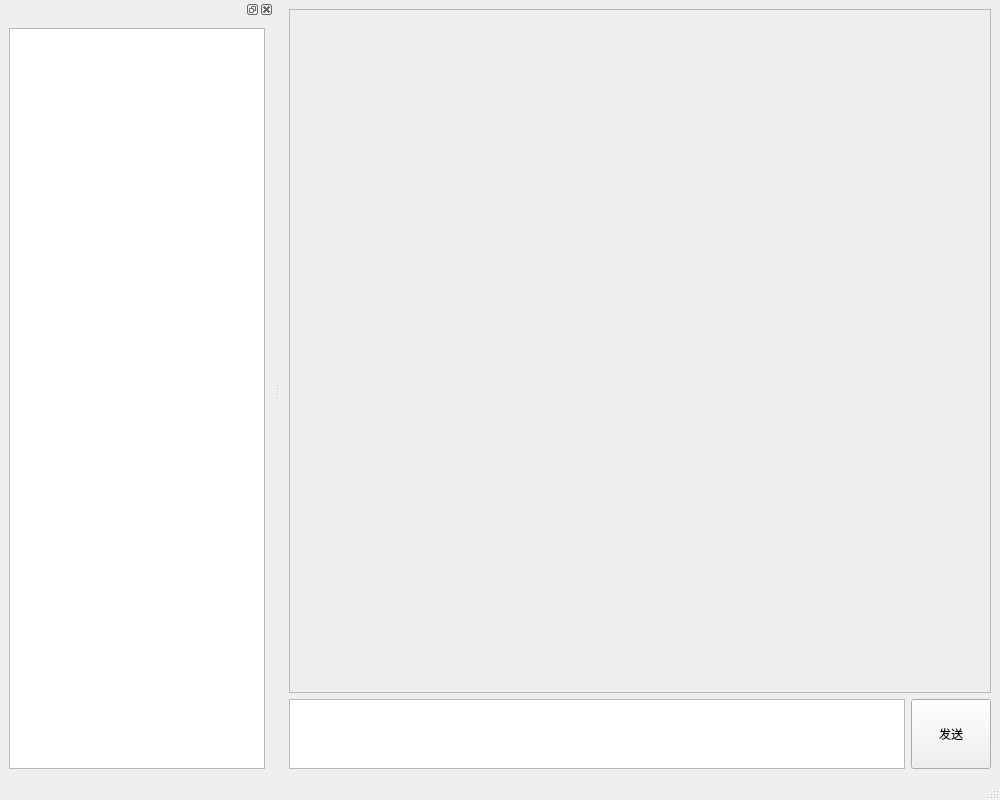
<?xml version="1.0" encoding="UTF-8"?>
<ui version="4.0">
 <class>MainWindow</class>
 <widget class="QMainWindow" name="MainWindow">
  <property name="geometry">
   <rect>
    <x>0</x>
    <y>0</y>
    <width>1000</width>
    <height>800</height>
   </rect>
  </property>
  <property name="windowTitle">
   <string>DeepSeek邮件助手</string>
  </property>
  <widget class="QWidget" name="centralwidget">
   <layout class="QGridLayout" name="gridLayout">
    <item row="1" column="0">
     <widget class="QTextEdit" name="input_edit">
      <property name="sizePolicy">
       <sizepolicy hsizetype="Expanding" vsizetype="Preferred">
        <horstretch>0</horstretch>
        <verstretch>1</verstretch>
       </sizepolicy>
      </property>
      <property name="readOnly">
       <bool>false</bool>
      </property>
     </widget>
    </item>
    <item row="1" column="1">
     <widget class="QPushButton" name="send_button">
      <property name="sizePolicy">
       <sizepolicy hsizetype="Minimum" vsizetype="Preferred">
        <horstretch>0</horstretch>
        <verstretch>1</verstretch>
       </sizepolicy>
      </property>
      <property name="text">
       <string>发送</string>
      </property>
     </widget>
    </item>
    <item row="0" column="0" colspan="2">
     <widget class="QTextEdit" name="output_edit">
      <property name="sizePolicy">
       <sizepolicy hsizetype="Expanding" vsizetype="Expanding">
        <horstretch>0</horstretch>
        <verstretch>15</verstretch>
       </sizepolicy>
      </property>
      <property name="styleSheet">
       <string notr="true">#output_edit{
 background: #eeeeee;
}</string>
      </property>
      <property name="readOnly">
       <bool>true</bool>
      </property>
     </widget>
    </item>
   </layout>
  </widget>
  <widget class="QMenuBar" name="menubar">
   <property name="geometry">
    <rect>
     <x>0</x>
     <y>0</y>
     <width>1000</width>
     <height>37</height>
    </rect>
   </property>
  </widget>
  <widget class="QStatusBar" name="statusbar"/>
  <widget class="QDockWidget" name="dockWidget_2">
   <attribute name="dockWidgetArea">
    <number>1</number>
   </attribute>
   <widget class="QWidget" name="dockWidgetContents_2">
    <layout class="QVBoxLayout" name="verticalLayout_2">
     <item>
      <widget class="HistoryListView" name="listView"/>
     </item>
    </layout>
   </widget>
  </widget>
 </widget>
 <customwidgets>
  <customwidget>
   <class>HistoryListView</class>
   <extends>QListView</extends>
   <header>historylistview.h</header>
  </customwidget>
 </customwidgets>
 <resources/>
 <connections/>
</ui>
